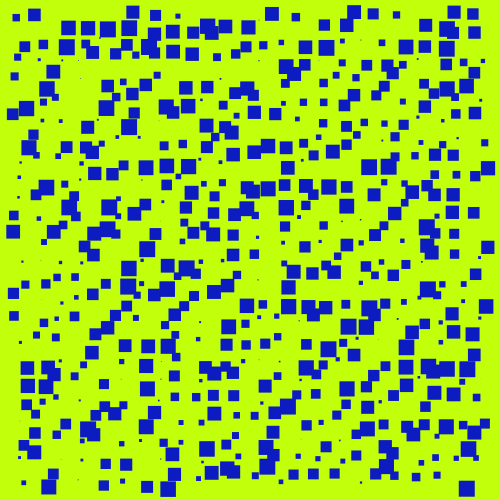
Frame 1 (no input)
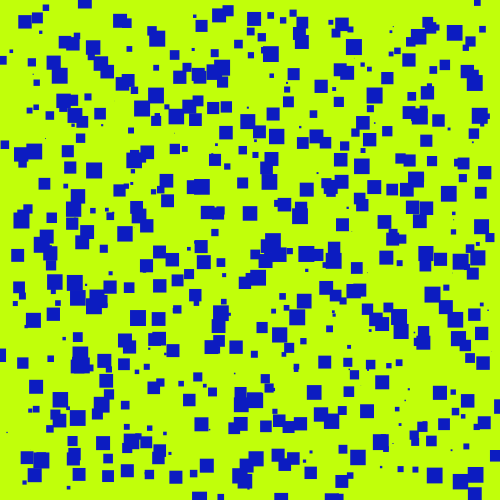
Frame 60 (the mouse pressed at the canvas centre just before this capture)
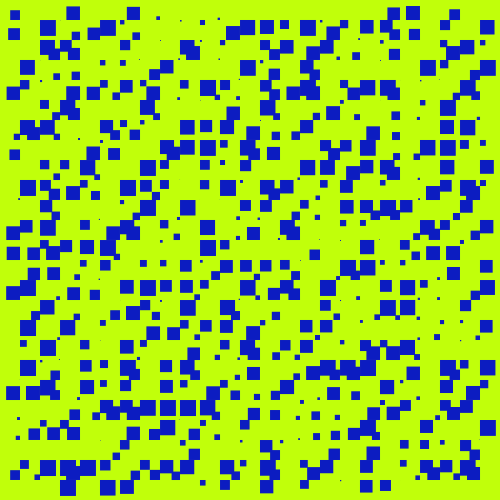
Frame 120 (the mouse held since frame 60 and released just before this capture)

The Processing sketch that drew these frames (run headless with seeded random() and noise(); from frame 60 on, the mouse is pressed at the canvas centre):

// Processing sketch: processing_3922
// ── processing_3922.pde

// Used for assignment ARCH1391 David Butterworth 'Metaphor' 
// All code thanks to Jean-no 'Not so dark (interactive)' unless stated otherwise 
// http://www.openprocessing.org/visuals/?visualID=1303

truc[] trucs = new truc[0];  
float ray;  
  
void setup(){  
  smooth();  
  noStroke();  
  fill(12,28,193);  //Edited by David Butterworth
  ray=0;  
  size(500,500);  //Edited by David Butterworth
  background(193,255,10);  //Edited by David Butterworth
  for(int a=0;a<24;a++){  
    for(int b=0;b<24;b++){  
      new truc(a*20+20 ,b*20+20 );  
    }   
  }   
}  
  
void draw(){  
  background(193,255,10);   //Edited by David Butterworth
  ray = (ray*9+sqrt(pow( width/2-mouseX,2)+pow( height/2-mouseY,2))*0.04)*0.1;  
  for(int a=0;a<trucs.length;a++){  
    trucs[a].dessine();  
  }   
}  
  
class truc{  
  float x, y,a,v,a2,v2;   
  truc(float _x, float _y){   
    a=radians(random(360));  
    a2=radians(random(360));  
    x=_x;  
    y=_y;  
    v=radians(random(1.5,3));  
    v2=radians(random(-4,4));  
    trucs = (truc[]) append(trucs, this);  
  }  
  void dessine(){  
    a+=v;   
    a2+=v2;  
    float re = 1+cos(a)*15;   
    rect(x+cos(a2)*ray,y+sin(a2)*ray, re,re);  //Edited by David Butterworth
  }  
}  
